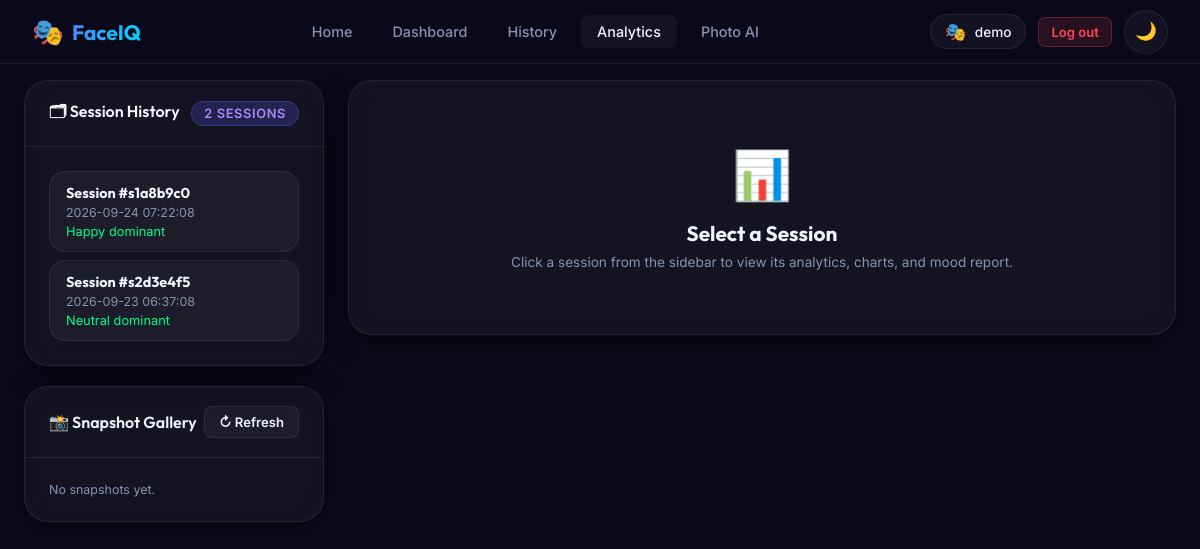
Screenshot of /analytics (signed in) with the database file from the repository.
### models.py (models this page shows, shortened)
class User(UserMixin, db.Model):
    __tablename__ = 'users'
    id = db.Column(db.Integer, primary_key=True)
    username = db.Column(db.String(80), unique=True, nullable=False, index=True)
    email = db.Column(db.String(120), unique=True, nullable=False, index=True)
    full_name = db.Column(db.String(120), default='')
    password_hash = db.Column(db.String(256), nullable=False)
    created_at = db.Column(db.DateTime, default=datetime.utcnow)
    avatar = db.Column(db.String(255), default='🎭')
    bio = db.Column(db.String(255), default='FaceIQ AI Emotion Explorer')
    sessions = db.relationship('SessionRecord', backref='user', lazy=True, cascade='all, delete-orphan')
    setting = db.relationship('UserSetting', backref='user', uselist=False, cascade='all, delete-orphan')

class SessionRecord(db.Model):
    __tablename__ = 'session_records'
    id = db.Column(db.String(36), primary_key=True)
    user_id = db.Column(db.Integer, db.ForeignKey('users.id'), nullable=True, index=True)
    title = db.Column(db.String(120), default='Emotion Detection Session')
    category = db.Column(db.String(50), default='General')  # e.g., Focus, Meeting, Gaming, Relax, General
    notes = db.Column(db.Text, default='')
    start_time = db.Column(db.DateTime, default=datetime.utcnow)
    end_time = db.Column(db.DateTime, nullable=True)
    dominant = db.Column(db.String(30), default='neutral')
    mood_text = db.Column(db.String(255), default='')
    positive_pct = db.Column(db.Float, default=0.0)
    negative_pct = db.Column(db.Float, default=0.0)
    total_frames = db.Column(db.Integer, default=0)
    stress_alert = db.Column(db.Boolean, default=False)
    distribution_json = db.Column(db.Text, default='{}')
    emotion_log_json = db.Column(db.Text, default='[]')
    snapshots_json = db.Column(db.Text, default='[]')
    @property
    def duration_seconds(self):
        if self.start_time and self.end_time:
            return max(0, int((self.end_time - self.start_time).total_seconds()))
        return 0
    @property
    def formatted_duration(self):
        secs = self.duration_seconds
        m = secs // 60
        s = secs % 60
        return f"{m}m {s}s" if m > 0 else f"{s}s"
    def get_distribution(self):
        try:
            return json.loads(self.distribution_json or '{}')
        except Exception:
            return {}
    def get_emotion_log(self):
        try:
            return json.loads(self.emotion_log_json or '[]')
        except Exception:
            return []
    def get_snapshots(self):
        try:
            return json.loads(self.snapshots_json or '[]')
        except Exception:
            return []
    def to_dict(self):
        dist = self.get_distribution()
        snapshots = self.get_snapshots()
        log = self.get_emotion_log()
        return {
            'id': self.id,
            'user_id': self.user_id,
            'title': self.title,
            'category': self.category,
            'notes': self.notes,
            'start_time': self.start_time.isoformat() if self.start_time else '',
            'end_time': self.end_time.isoformat() if self.end_time else '',
            'duration_seconds': self.duration_seconds,
            'formatted_duration': self.formatted_duration,
            'dominant': self.dominant or 'neutral',
            'mood_text': self.mood_text or '',
            'positive_pct': round(self.positive_pct or 0.0, 1),
            'negative_pct': round(self.negative_pct or 0.0, 1),
            'total_frames': self.total_frames or len(log),
            'stress_alert': bool(self.stress_alert),
            'distribution': dist,
            'snapshots': snapshots,
            'emotion_log_count': len(log)
        }

### app.py (the view)
@app.route("/analytics")
@login_required
def analytics_page():
    sessions = session_mgr.list_sessions(user_id=current_user.id)
    if not sessions:
        sessions = session_mgr.list_sessions()
    return render_template("analytics.html", sessions=sessions)

### app.py (called while the page is built)
@login_manager.user_loader
def load_user(user_id):
    return User.query.get(int(user_id))

### templates/analytics.html (shortened to what this page needs)
<!DOCTYPE html>
<html lang="en">
<head>
  <link rel="stylesheet" href="/static/css/style.css"/>
</head>
<body>
<nav class="navbar">
  <div class="nav-brand">
    <a href="/" style="text-decoration:none; display:flex; align-items:center; gap:8px; color:inherit;">
      <span class="logo-icon">🎭</span> FaceIQ
    </a>
  </div>
  <div class="nav-links">
    <a href="/" class="nav-link">Home</a>
    <a href="/dashboard" class="nav-link">Dashboard</a>
    <a href="/history" class="nav-link">History</a>
    <a href="/analytics" class="nav-link active">Analytics</a>
    <a href="/photo_analyzer" class="nav-link">Photo AI</a>
  </div>
  <div class="nav-actions">
    {% if current_user.is_authenticated %}
    <div class="nav-auth">
      <a href="/profile" class="user-badge">
        <span class="user-avatar-icon">{{ current_user.avatar or '🎭' }}</span>
        <span>{{ current_user.username }}</span>
      </a>
      <a href="/logout" class="nav-logout">Log out</a>
    </div>
    {% else %}
    <a href="/login" class="btn btn-secondary btn-sm">Sign in</a>
    {% endif %}
    <button class="theme-toggle" id="themeToggle" title="Toggle theme">🌙</button>
  </div>
</nav>
<div class="analytics-layout">
  <div class="analytics-sidebar">
    <div class="card">
      <div class="card-header">
        <div class="card-title">🗂 Session History</div>
        <span class="badge badge-purple" id="sessionCount">{{ sessions|length }} sessions</span>
      </div>
      <div class="card-body">
        {% if sessions %}
        <div class="session-list" id="sessionList">
          {% for s in sessions %}
          <div class="session-item" data-id="{{ s.id }}" onclick="loadSession('{{ s.id }}')">
            <div class="session-item-id">Session #{{ s.id }}</div>
            <div class="session-item-time">{{ s.start_time[:19].replace('T',' ') }}</div>
            {% if s.summary %}
            <div class="session-item-mood">{{ s.summary.dominant|capitalize }} dominant</div>
            {% endif %}
          </div>
          {% endfor %}
        </div>
        {% else %}
        <div class="text-muted" style="font-size:0.88rem;">No sessions recorded yet. Start one from the <a href="/dashboard" style="color:var(--accent-primary);">Dashboard</a>.</div>
        {% endif %}
      </div>
    </div>
    <div class="card">
      <div class="card-header">
        <div class="card-title">📸 Snapshot Gallery</div>
        <button class="btn btn-secondary btn-sm" onclick="loadSnapshots()">↻ Refresh</button>
      </div>
      <div class="card-body">
        <div class="snapshot-grid" id="snapshotGrid">
        </div>
      </div>
    </div>
  </div>
  <div class="analytics-main">
    <div id="noSessionMsg" class="card" style="text-align:center; padding:4rem;">
      <div style="font-size:3rem; margin-bottom:1rem;">📊</div>
      <div class="section-title" style="font-size:1.3rem; margin-bottom:0.5rem;">Select a Session</div>
      <div class="text-muted">Click a session from the sidebar to view its analytics, charts, and mood report.</div>
    </div>
  </div>
</div>
</body>
</html>

### rows the page displays
User: avatar "🎭", username "demo"
SessionRecord: id "s1a8b9c0", start_time "2026-09-24 07:22:08", summary.dominant "Happy"
SessionRecord: id "s2d3e4f5", start_time "2026-09-23 06:37:08", summary.dominant "Neutral"

### other values shown
{{ sessions|length }} "2"
